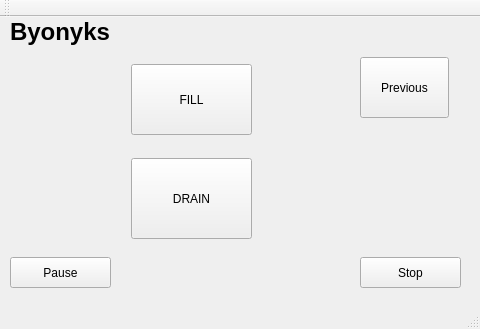
<?xml version="1.0" encoding="UTF-8"?>
<ui version="4.0">
 <class>MainWindow</class>
 <widget class="QMainWindow" name="MainWindow">
  <property name="geometry">
   <rect>
    <x>0</x>
    <y>0</y>
    <width>480</width>
    <height>329</height>
   </rect>
  </property>
  <property name="windowTitle">
   <string>MainWindow</string>
  </property>
  <property name="autoFillBackground">
   <bool>false</bool>
  </property>
  <widget class="QWidget" name="centralWidget">
   <widget class="QLabel" name="label">
    <property name="geometry">
     <rect>
      <x>10</x>
      <y>0</y>
      <width>121</width>
      <height>31</height>
     </rect>
    </property>
    <property name="text">
     <string>&lt;h1&gt;Byonyks&lt;/h1&gt;</string>
    </property>
   </widget>
   <widget class="QStackedWidget" name="stackedWidget">
    <property name="geometry">
     <rect>
      <x>0</x>
      <y>30</y>
      <width>481</width>
      <height>281</height>
     </rect>
    </property>
    <property name="currentIndex">
     <number>1</number>
    </property>
    <widget class="QWidget" name="page_0">
     <widget class="QPushButton" name="pushButton_1">
      <property name="geometry">
       <rect>
        <x>130</x>
        <y>30</y>
        <width>201</width>
        <height>151</height>
       </rect>
      </property>
      <property name="text">
       <string>AUTO MANUAL</string>
      </property>
     </widget>
    </widget>
    <widget class="QWidget" name="page_2">
     <widget class="QPushButton" name="pushButton_4">
      <property name="geometry">
       <rect>
        <x>131</x>
        <y>17</y>
        <width>121</width>
        <height>71</height>
       </rect>
      </property>
      <property name="text">
       <string>FILL</string>
      </property>
     </widget>
     <widget class="QPushButton" name="pushButton_5">
      <property name="geometry">
       <rect>
        <x>360</x>
        <y>10</y>
        <width>89</width>
        <height>61</height>
       </rect>
      </property>
      <property name="text">
       <string>Previous</string>
      </property>
     </widget>
     <widget class="QPushButton" name="pushButton_3">
      <property name="geometry">
       <rect>
        <x>131</x>
        <y>111</y>
        <width>121</width>
        <height>81</height>
       </rect>
      </property>
      <property name="text">
       <string>DRAIN</string>
      </property>
     </widget>
     <widget class="QPushButton" name="pushButton">
      <property name="geometry">
       <rect>
        <x>10</x>
        <y>210</y>
        <width>101</width>
        <height>31</height>
       </rect>
      </property>
      <property name="text">
       <string>Pause</string>
      </property>
     </widget>
     <widget class="QPushButton" name="pushButton_2">
      <property name="geometry">
       <rect>
        <x>360</x>
        <y>210</y>
        <width>101</width>
        <height>31</height>
       </rect>
      </property>
      <property name="text">
       <string>Stop</string>
      </property>
     </widget>
    </widget>
   </widget>
  </widget>
  <widget class="QToolBar" name="mainToolBar">
   <attribute name="toolBarArea">
    <enum>TopToolBarArea</enum>
   </attribute>
   <attribute name="toolBarBreak">
    <bool>false</bool>
   </attribute>
  </widget>
  <widget class="QStatusBar" name="statusBar"/>
 </widget>
 <layoutdefault spacing="6" margin="11"/>
 <resources/>
 <connections/>
</ui>
